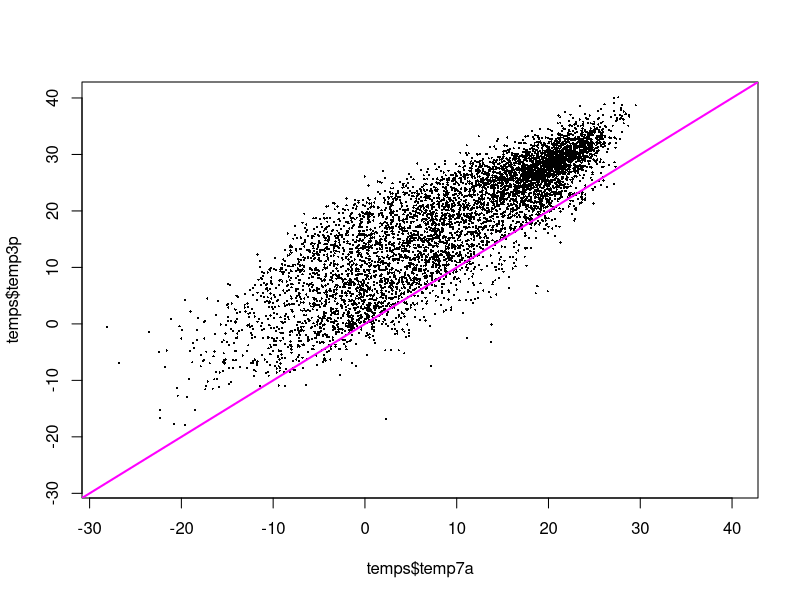
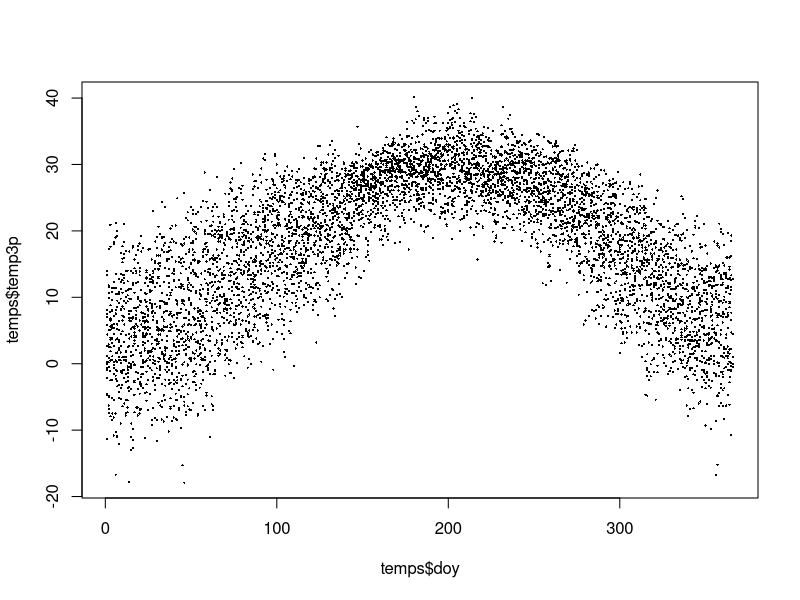
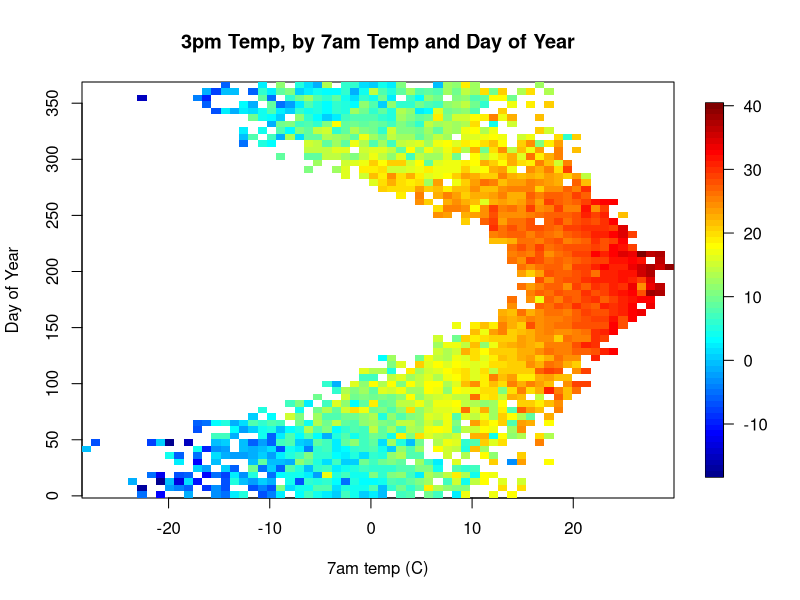
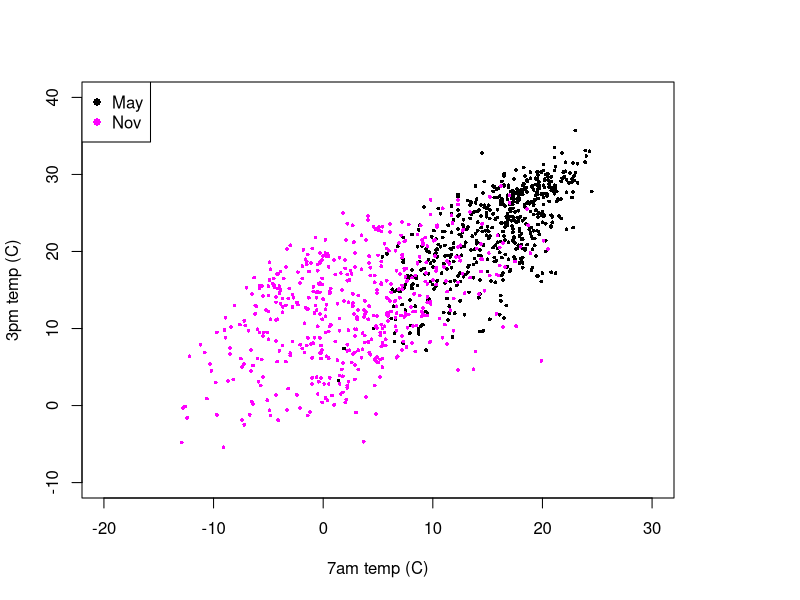

Write the R code that produced these figures, in order.

# read in the data
temps <- read.csv("../datasets/salem_7a_3p.csv")
head(temps)
dim(temps)

# make the date column be a date
class( temps$date )
temps$date <- as.Date( temps$date, "%Y-%m-%d" )
class( temps$date )

# plots
lims <- range(c(temps$temp7a, temps$temp3p), na.rm=TRUE)
plot(temps$temp7a, temps$temp3p, xlim=lims, ylim=lims, cex=0.3, pch=16)
abline(0,1,col="magenta",lwd=2)

plot(temps$doy, temps$temp3p, cex = 0.3, pch = 16 )

# install.packages("fields")
ii <- !( is.na( temps$temp3p ) | is.na( temps$temp7a ) )
fields::quilt.plot( 
    temps$temp7a[ii], temps$doy[ii], temps$temp3p[ii],
    xlab = "7am temp (C)", ylab = "Day of Year",
    main = "3pm Temp, by 7am Temp and Day of Year"
)

# fit some models
m1 <- lm( temp3p ~ temp7a, data = temps[ii,] )
summary(m1)
# sigmahat = 5.532

# linear in day of year
m2 <- lm( temp3p ~ doy, data = temps[ii,] )
summary(m2)
# sigmahat = 10.36

# quadratic in day of year
m3 <- lm( temp3p ~ doy + I(doy^2), data = temps[ii,] )
summary(m3)
# 6.306

# sin and cosine
temps$sin_day <- sin( temps$doy*2*pi/365.25 )
temps$cos_day <- cos( temps$doy*2*pi/365.25 )
m4 <- lm( temp3p ~ doy + sin_day + cos_day, data=temps[ii,] )
summary(m4)
# 6.017

# sin and cosine and 7am temp
temps$sin_day <- sin( temps$doy*2*pi/365.25 )
temps$cos_day <- cos( temps$doy*2*pi/365.25 )
m5 <- lm( temp3p ~ doy + sin_day + cos_day + temp7a, data=temps[ii,] )
summary(m5)
# 5.154

# compare the importance of 7am vs day of year

# importance of day of year
anova(m1, m5)

# importance of 7am temp
anova(m4, m5)

# let's try some interactions

# factor-numeric models with 7am and month
temps$month <- format( temps$date, "%m-%b" )
summary( lm( temp3p ~ temp7a + month, data = temps ) )
summary( lm( temp3p ~ temp7a + month - 1, data = temps ) )
summary( lm( temp3p ~ temp7a * month, data = temps ) )

# investigate May vs Nov in a plot
xlims <- c(-20,30)
ylims <- c(-10,40)
iiMay <- temps$month == "05-May"
iiNov <- temps$month == "11-Nov"
plot( 
    temps$temp7a[iiMay], temps$temp3p[iiMay], 
    xlim = xlims, ylim = ylims,
    xlab = "7am temp (C)", ylab = "3pm temp (C)", cex=0.5, pch=16
)
points( 
  temps$temp7a[iiNov], temps$temp3p[iiNov], col="magenta",
  cex=0.5, pch=16
)
legend(
    "topleft", legend = c("May","Nov"), 
    col = c("black","magenta"), pch = 16
)

# what's the difference between fitting this
# factor-numeric interaction, versus fitting
# separate linear models for each month?
summary( lm( temp3p ~ temp7a, data = temps[iiMay,] ) )
summary( lm( temp3p ~ temp7a, data = temps[iiNov,] ) )


# what model would you fit to estimate long term trends?



# 
# # plot the fitted models
# ngrid <- 50
# temp_grid <- seq(0,25,length.out=ngrid)
# day_grid <- seq(120,270,length.out=ngrid)
# temp_day_grid <- expand.grid(temp_grid, day_grid)
# temp_day_grid[,3] <- temp_day_grid[,1]*temp_day_grid[,2]
# temp_day_grid[,4] <- temp_day_grid[,1]*temp_day_grid[,1]
# temp_day_grid[,5] <- temp_day_grid[,2]*temp_day_grid[,2]
# onevec <- rep(1,nrow(temp_day_grid))
# zlims <- c(10,30)
# 
# par(mfrow=c(1,1))
# # temp only
# df <- as.matrix(cbind(onevec, temp_day_grid[,c(1)]))
# mod <- m1
# fit3p <- c( df %*% mod$coefficients )
# fields::image.plot( temp_grid, day_grid, matrix(fit3p, ngrid, ngrid),
#     zlim = zlims)
# mtext("linear temp",side=3,line=1)
# 
# # doy only
# df <- as.matrix(cbind(onevec, temp_day_grid[,c(2)]))
# mod <- m2
# fit3p <- c( df %*% mod$coefficients )
# fields::image.plot( temp_grid, day_grid, matrix(fit3p, ngrid, ngrid),
#     zlim = zlims)
# mtext("linear doy",side=3,line=1)
# 
# # additive 
# df <- as.matrix(cbind(onevec, temp_day_grid[,c(1,2)]))
# mod <- m3
# fit3p <- c( df %*% mod$coefficients )
# fields::image.plot( temp_grid, day_grid, matrix(fit3p, ngrid, ngrid),
#     zlim = zlims)
# mtext("additive",side=3,line=1)
# 
# # interaction
# df <- as.matrix(cbind(onevec, temp_day_grid[,c(1,2,3)]))
# mod <- m4
# fit3p <- c( df %*% mod$coefficients )
# fields::image.plot( temp_grid, day_grid, matrix(fit3p, ngrid, ngrid),
#     zlim = zlims)
# mtext("interaction",side=3,line=0.5)
# 
# # additive quadratic
# df <- as.matrix(cbind(onevec, temp_day_grid[,c(1,2,4,5)]))
# mod <- m5
# fit3p <- c( df %*% mod$coefficients )
# fields::image.plot( temp_grid, day_grid, matrix(fit3p, ngrid, ngrid),
#     zlim = zlims)
# mtext("additive quadratic",side=3,line=0.5)
# 
# # full quadratic
# df <- as.matrix(cbind(onevec, temp_day_grid[,c(1,2,4,5,3)]))
# mod <- m6
# fit3p <- c( df %*% mod$coefficients )
# fields::image.plot( temp_grid, day_grid, matrix(fit3p, ngrid, ngrid),
#     zlim = zlims)
# mtext("full quad",side=3,line=0.5)
# 
# 
